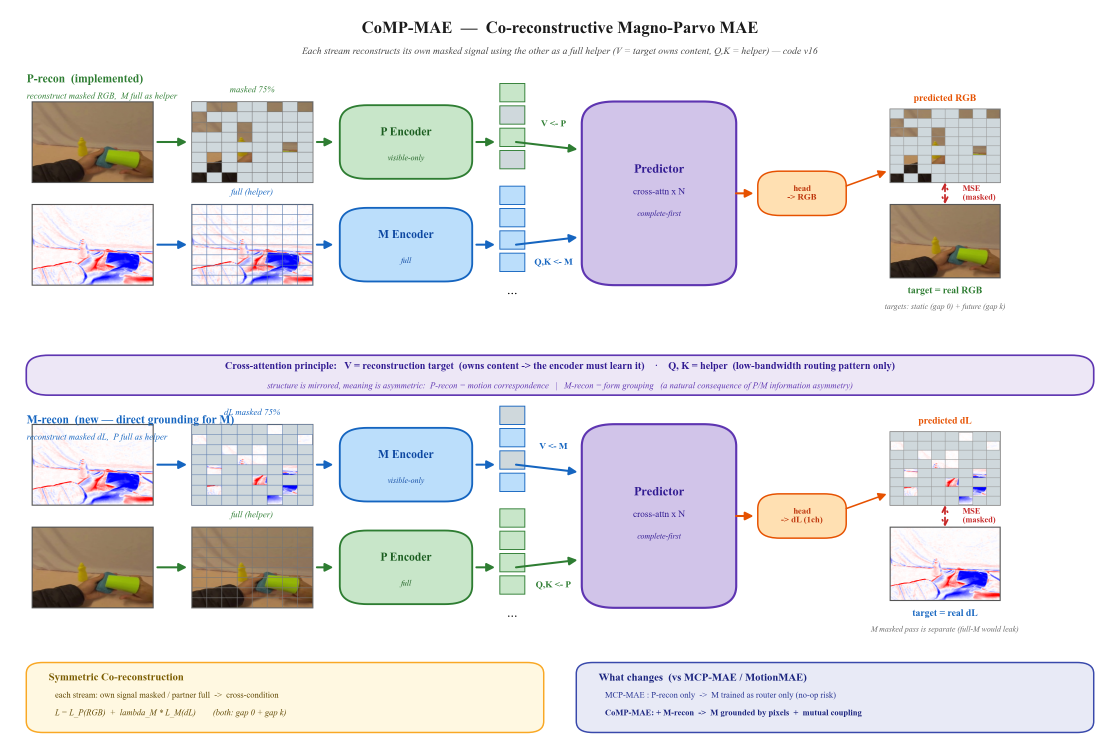
#> input picture paper_artifacts/architecture/comp_mae_fig.png, 3359 x 2260 px, given in place of epoch_030_pair.png, which was not available (shown at 1/3 size)
$ python make_ms_jepa_fig.py paper_artifacts/architecture/ms_jepa_fig.png
#> lines starting #> are read from the running program, lines starting #| are printed output that depends on the picture; pictures that were not available may be replaced by others from this repository, and a replacement may not be noted
### scripts/viz/arch_figs/_common.py
"""Shared helpers for architecture figures (MCP-MAE, MS-JEPA, ...).

Color convention, EgoDex frame extraction, and matplotlib drawing primitives
shared by the make_*_fig.py scripts in this directory.

Conventions (single source of truth — keep in sync with the mermaid companions):
  P / appearance / what  -> green
  M / motion / where     -> blue
  routing / predictor    -> purple
  head / output          -> orange
  teacher / EMA          -> teal   (MS-JEPA only)
  loss                   -> red ;  masked patch -> gray

Coordinate system: every figure draws on an axis with xlim/ylim = (0, 100).
Run scripts from the repo root so the default frame path resolves.
"""
import numpy as np
from PIL import Image
import matplotlib.pyplot as plt
from matplotlib.patches import FancyBboxPatch, Rectangle, FancyArrowPatch
from matplotlib.font_manager import FontProperties

# ---- color convention ---------------------------------------------------
C_P, C_P_FILL = "#2E7D32", "#c8e6c9"      # P / appearance / what
C_M, C_M_FILL = "#1565C0", "#bbdefb"      # M / motion / where
C_RT, C_RT_FILL = "#5E35B1", "#d1c4e9"    # routing / predictor
C_HD, C_HD_FILL = "#E65100", "#ffe0b2"    # head / output
C_TE, C_TE_FILL = "#00838f", "#b2ebf2"    # teacher / EMA (MS-JEPA)
C_LOSS = "#c62828"
C_GRAY = "#cfd8dc"
TXT = "#1a1a1a"
SERIF = FontProperties(family="Times New Roman")

NG = 8   # display patch grid (model is 14x14; coarse grid is schematic)

# default frame source: an EgoDex pair with clear, localized object motion
DEFAULT_PAIR_PNG = "paper_artifacts/recon_quality/msjepa_runB2_samples/epoch_030_pair.png"


def load_frame_pair(png=DEFAULT_PAIR_PNG, col_t=(228, 546), col_tk=(562, 880),
                    row=(492, 810), size=224):
    """Extract (frame_t, frame_t+k, dL) from a recon-sample contact sheet.

    Columns 1/2 of the sheet are GT frame_t / frame_t+k; `row` selects an
    EgoDex hand-manipulation example. dL = luminance(t+k) - luminance(t)
    (the M channel, matching preprocessing.compute_m_channel no-Sobel).
    """
#> called with col_t = (228, 546), col_tk = (562, 880), row = (492, 810), size = 224
    src = Image.open(png).convert("RGB")
    ft = np.asarray(src.crop((col_t[0], row[0], col_t[1], row[1])).resize((size, size))).astype(float) / 255.0
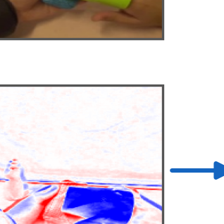
#> ft: shape (224, 224, 3) float64; mean R, G, B 0.863, 0.825, 0.859
    ftk = np.asarray(src.crop((col_tk[0], row[0], col_tk[1], row[1])).resize((size, size))).astype(float) / 255.0
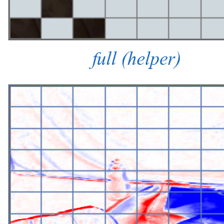
#> ftk: shape (224, 224, 3) float64; mean R, G, B 0.851, 0.834, 0.887
    lum = lambda x: 0.299 * x[..., 0] + 0.587 * x[..., 1] + 0.114 * x[..., 2]
    return ft, ftk, lum(ftk) - lum(ft)


def random_mask(seed=7, ratio=0.75):
    """Boolean [NG, NG] mask (True = masked) for the schematic patch grid."""
    return np.random.default_rng(seed).random((NG, NG)) < ratio


def new_canvas(figsize=(16.5, 8.4), dpi=200):
    fig = plt.figure(figsize=figsize, dpi=dpi)
    ax = fig.add_axes([0, 0, 1, 1])
    ax.set_xlim(0, 100)
    ax.set_ylim(0, 100)
    ax.axis("off")
    return fig, ax


# ---- drawing primitives (stateless; take ax first) ----------------------
def text(ax, x, y, s, size=12, color=TXT, weight="normal", style="normal", ha="center", va="center"):
    ax.text(x, y, s, fontsize=size, color=color, fontweight=weight, fontstyle=style,
            ha=ha, va=va, fontproperties=SERIF, zorder=10)


def box(ax, x, y, w, h, fc, ec, lw=1.8, r=2.5, z=3):
    ax.add_patch(FancyBboxPatch((x, y), w, h, boxstyle=f"round,pad=0.02,rounding_size={r}",
                 fc=fc, ec=ec, lw=lw, zorder=z, mutation_aspect=1))


def arrow(ax, x0, y0, x1, y1, color=TXT, lw=2.2, ls="-", z=6, mut=18, style="-|>", conn=None):
    kw = dict(arrowstyle=style, mutation_scale=mut, color=color, lw=lw, ls=ls,
              zorder=z, shrinkA=0, shrinkB=0)
    if conn is not None:
        kw["connectionstyle"] = conn   # e.g. "arc3,rad=-0.3" for a curved (EMA) loop
    ax.add_patch(FancyArrowPatch((x0, y0), (x1, y1), **kw))


def imgbox(ax, img, x, y, w, h, ec="#555", cmap=None, vmin=None, vmax=None, z=4):
    ax.imshow(img, extent=(x, x + w, y, y + h), aspect="auto", zorder=z, cmap=cmap, vmin=vmin, vmax=vmax)
    ax.add_patch(Rectangle((x, y), w, h, fill=False, ec=ec, lw=1.2, zorder=z + 1))


def patch_grid(ax, x, y, w, h, masked=None, edge="#777", z=5):
    cw, ch = w / NG, h / NG
    for i in range(NG):
        for j in range(NG):
            if masked is not None and masked[i, j]:
                ax.add_patch(Rectangle((x + j * cw, y + (NG - 1 - i) * ch), cw, ch,
                             fc=C_GRAY, ec=edge, lw=0.5, zorder=z))
            else:
                ax.add_patch(Rectangle((x + j * cw, y + (NG - 1 - i) * ch), cw, ch,
                             fill=False, ec=edge, lw=0.5, zorder=z))


def token_col(ax, x, ytop, n, fill, edge, masked_idx=(), w=2.3, gap=0.55, z=5):
    """A vertical stack of n token squares (some grayed by masked_idx) + a '...' tail."""
    th = 2.5
    for k in range(n):
        yy = ytop - k * (th + gap)
        fc = C_GRAY if k in masked_idx else fill
        ax.add_patch(Rectangle((x, yy), w, th, fc=fc, ec=edge, lw=1.0, zorder=z))
    ax.text(x + w / 2, ytop - n * (th + gap) + 0.4, "...", ha="center", va="center",
            fontsize=15, fontproperties=SERIF, zorder=z)
    return x + w / 2

### scripts/viz/arch_figs/make_ms_jepa_fig.py
"""MS-JEPA (Motion-Scaffolded JEPA) main figure  —  the predecessor of MCP-MAE.

Same SiamMAE-style two-stream layout as make_mcp_mae_fig.py, but MS-JEPA keeps the
V-JEPA latent-prediction objective (the part MCP-MAE later removed):

  TOP row     P stream (student): frame_t -> mask 75% -> P Encoder -> P tokens
                                  -> interpreter_1 -> recon_head -> pixels  (L_t / L_tk, MAE grounding)
  MIDDLE      scaffold: P tokens (V) + M tokens (Q,K) -> Predictor (p_motion_decoder, routing)
                        -> predicted LATENT  vs  EMA Teacher-P latent of frame_t+k  =>  L_pred
  BOTTOM row  M stream: dL(t,t+k) -> M Encoder -> M tokens (Q,K)

Key difference vs MCP-MAE: target is the EMA-teacher LATENT (self-referential) -> constant-collapse
risk -> needs target-LayerNorm (+ variance reg). MCP-MAE swaps this for a real-pixel target.

Code: src/models/two_stream_v15.py (_forward_pair / _vjepa_p_masked / _mae_one_frame, Run B-2),
      common/blocks.py (MotionRoutingBlock). Run B-2 here: lambda_m_jepa=0, lambda_var=0.

Run from repo root:
    python3 scripts/viz/arch_figs/make_ms_jepa_fig.py paper_artifacts/architecture/ms_jepa_fig.png
"""
import sys
import matplotlib
matplotlib.use("Agg")
import _common as C

OUT = sys.argv[1] if len(sys.argv) > 1 else "/tmp/ms_jepa_fig.png"

ft, ftk, dL = C.load_frame_pair()
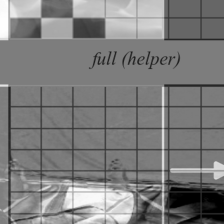
#> dL: shape (224, 224) float64; min -0.886, max 0.921, mean 0.00511; drawn with min black and max white
mask = C.random_mask(seed=7, ratio=0.75)
fig, ax = C.new_canvas(figsize=(16.5, 9.4))

def text(*a, **k): C.text(ax, *a, **k)
def box(*a, **k): C.box(ax, *a, **k)
def arrow(*a, **k): C.arrow(ax, *a, **k)
def imgbox(*a, **k): C.imgbox(ax, *a, **k)
def patch_grid(*a, **k): C.patch_grid(ax, *a, **k)
def token_col(*a, **k): return C.token_col(ax, *a, **k)

C_P, C_P_FILL = C.C_P, C.C_P_FILL
C_M, C_M_FILL = C.C_M, C.C_M_FILL
C_RT, C_RT_FILL = C.C_RT, C.C_RT_FILL
C_HD, C_HD_FILL = C.C_HD, C.C_HD_FILL
C_TE, C_TE_FILL = C.C_TE, C.C_TE_FILL
C_LOSS = C.C_LOSS

# ============== TOP ROW: P stream + MAE recon grounding ==================
yP, S = 83, 10
text(1.5, yP + S / 2 + 4.0, "P stream (student)  —  appearance,  + pixel-MAE grounding", size=12.5, color=C_P, weight="bold", ha="left")
text(7.2, yP + S / 2 + 1.4, "frame  t", size=12, color=C_P, weight="bold")
imgbox(ft, 1.5, yP - S / 2, S, S)
arrow(12.0, yP, 13.4, yP, color=C_P)
imgbox(ft, 13.6, yP - S / 2, S, S, z=4)
patch_grid(13.6, yP - S / 2, S, S, masked=mask)
text(18.6, yP + S / 2 + 1.4, "mask 75%", size=10.5, color=C_P)
arrow(24.0, yP, 25.4, yP, color=C_P)
box(25.6, yP - 6.5, 10.5, 13, C_P_FILL, C_P, lw=2.0)
text(30.85, yP + 1.6, "P Encoder", size=13, weight="bold", color="#1B5E20")
text(30.85, yP - 1.8, "ViT-S/B · d12", size=9.5, color="#1B5E20")
text(30.85, yP - 4.2, "visible-only", size=9, style="italic", color="#1B5E20")
arrow(36.4, yP, 37.8, yP, color=C_P)
token_col(38.1, yP + 5, 5, C_P_FILL, C_P, masked_idx=(1, 3))
# recon head branch (pixel grounding)
arrow(41.0, yP, 43.2, yP, color=C_HD)
box(43.4, yP - 3, 13, 6, C_HD_FILL, C_HD, lw=1.6, r=2)
text(49.9, yP, "interpreter_1\n-> recon_head", size=9.5, color="#bf360c", weight="bold")
arrow(56.6, yP, 58.4, yP, color=C_HD)
imgbox(ft, 58.7, yP - S / 2, S, S, z=4)
patch_grid(58.7, yP - S / 2, S, S, masked=mask, edge="#999")
text(63.7, yP + S / 2 + 1.4, "predicted pixels", size=10, color=C_HD, weight="bold")
text(76.5, yP + 1.6, "L_t , L_tk  =  MSE( . , frame t / t+k )", size=10.5, color=C_HD, weight="bold", ha="left")
text(76.5, yP - 1.6, "pixel grounding  (masked positions)", size=9.5, style="italic", color="#bf360c", ha="left")

# ============== MIDDLE: scaffold (V-JEPA latent prediction) ==============
PX, PY, PW, PH = 51, 42, 15, 15
box(PX, PY, PW, PH, C_RT_FILL, C_RT, lw=2.4, r=3)
text(PX + PW / 2, PY + PH - 3.0, "Predictor", size=14.5, weight="bold", color="#311B92")
text(PX + PW / 2, PY + PH - 6.2, "p_motion_decoder", size=9.5, style="italic", color="#311B92")
text(PX + PW / 2, PY + PH / 2 - 0.6, "cross-attn x N", size=10.5, color="#311B92")
text(PX + PW / 2, PY + 2.8, "+ mask tokens", size=9.2, style="italic", color="#311B92")
# V <- P (from P tokens above), Q,K <- M (from M tokens below)
arrow(40.0, yP - 6.5, PX + 4.5, PY + PH - 0.6, color=C_P, lw=2.3)
text(40.6, 58.0, "V <- P  (what)", size=11, color=C_P, weight="bold", ha="left")

# predicted latent (predictor output) — left
arrow(PX + PW, PY + PH / 2, 68.5, PY + PH / 2, color=C_RT)
box(68.5, 47.0, 10.0, 5.0, "#ede7f6", C_RT, lw=1.8, r=1.5)
text(73.5, 49.5, "predicted latent  z_hat", size=9.4, color="#311B92", weight="bold")

# teacher target latent — right of z_hat
box(84.0, 47.0, 10.0, 5.0, C_TE_FILL, C_TE, lw=1.8, r=1.5)
text(89.0, 49.5, "target latent  z", size=9.4, color="#006064", weight="bold")
# L_pred between z_hat and z (latent space)
C.arrow(ax, 78.7, 49.5, 83.8, 49.5, color=C_LOSS, lw=2.0, ls=(0, (4, 2)), style="<->", mut=14)
text(81.3, 53.0, "L_pred", size=10.5, color=C_LOSS, weight="bold")
text(81.3, 44.3, "smooth-L1\n(LATENT, masked)", size=8.6, style="italic", color=C_LOSS)

# teacher encoder (top-right, EMA) + frame_t+k
box(82.0, 56.0, 14.0, 9.0, C_TE_FILL, C_TE, lw=2.0)
text(89.0, 61.6, "Teacher P Encoder", size=10.5, weight="bold", color="#006064")
text(89.0, 58.0, "(EMA . stop-grad)", size=8.8, style="italic", color="#006064")
imgbox(ftk, 84.5, 67.0, 8.0, 8.0, z=4)
text(89.0, 76.4, "frame t+k", size=9.5, color=C_TE, weight="bold")
arrow(88.5, 66.8, 88.7, 65.2, color=C_TE, lw=2.0)        # frame_t+k -> teacher
arrow(89.0, 56.0, 89.0, 52.2, color=C_TE, lw=2.0)        # teacher -> target latent z
# EMA loop: student P Encoder -> Teacher P Encoder (curved through the upper band)
C.arrow(ax, 36.3, yP - 3, 82.0, 61.0, color="#00838f", lw=1.8, ls=(0, (5, 3)),
        style="-|>", mut=14, conn="arc3,rad=-0.16")
text(50.0, 71.0, "EMA update  (momentum 0.996)", size=10, color="#00838f", style="italic", weight="bold", ha="left")

# ============== BOTTOM ROW: M stream ====================================
yM = 19
text(1.5, yM + S / 2 + 3.6, "M stream  —  motion (WHERE),  routes the predictor", size=12.5, color=C_M, weight="bold", ha="left")
imgbox(ft, 1.5, yM - S / 2 + 1.2, S * 0.6, S * 0.6, z=4)
imgbox(ftk, 1.5 + S * 0.62, yM - S / 2 - 1.2, S * 0.6, S * 0.6, z=5)
text(6.4, yM + S / 2 + 1.2, "frame t & t+k", size=9.5, color=C_M)
arrow(12.0, yM, 13.4, yM, color=C_M)
imgbox(dL, 13.6, yM - S / 2, S, S, cmap="bwr", vmin=-0.22, vmax=0.22, z=4)
patch_grid(13.6, yM - S / 2, S, S, edge="#5c7cae")
text(18.6, yM + S / 2 + 1.2, "M = dL (1ch)", size=10, color=C_M)
text(18.6, yM - S / 2 - 1.8, "L(t+k) - L(t)", size=9.5, style="italic", color=C_M)
arrow(24.0, yM, 25.4, yM, color=C_M)
box(25.6, yM - 5, 10.5, 10, C_M_FILL, C_M, lw=2.0)
text(30.85, yM + 1.2, "M Encoder", size=12.5, weight="bold", color="#0D47A1")
text(30.85, yM - 2.0, "lightweight", size=9, style="italic", color="#0D47A1")
arrow(36.4, yM, 37.8, yM, color=C_M)
token_col(38.1, yM + 4, 4, C_M_FILL, C_M)
arrow(40.0, yM + 2.0, PX + 4.5, PY + 0.6, color=C_M, lw=2.3)
text(40.6, 30.5, "Q, K <- M  (where)", size=11, color=C_M, weight="bold", ha="left")

# ============== bottom explanation boxes =================================
b1x, b1y, b1w, b1h = 2, 1.0, 45.5, 11.5
box(b1x, b1y, b1w, b1h, "#fff8e1", "#f9a825", lw=1.6, r=1.5)
text(b1x + 2, b1y + 9.1, "Objective (Run B-2)", size=11.5, weight="bold", color="#7a5c00", ha="left")
text(b1x + 2.6, b1y + 6.7, "L = (L_t + L_tk)  +  lambda_pred * L_pred", size=10, color="#5d4500", ha="left")
text(b1x + 2.6, b1y + 4.3, "L_t / L_tk : pixel MAE grounding (interpreter_1)", size=9.6, color="#5d4500", ha="left")
text(b1x + 2.6, b1y + 1.7, "L_pred : M-routed LATENT prediction = scaffold (M->P grad)", size=9.6, style="italic", color="#5d4500", ha="left")

b2x, b2y, b2w, b2h = 52, 1.0, 46, 11.5
box(b2x, b2y, b2w, b2h, "#e0f2f1", "#00838f", lw=1.6, r=1.5)
text(b2x + 2, b2y + 9.1, "vs MCP-MAE  —  why it was replaced", size=11.5, weight="bold", color="#004d40", ha="left")
text(b2x + 2.6, b2y + 6.7, "target = EMA-teacher LATENT (self-referential)", size=9.6, color="#00695c", ha="left")
text(b2x + 2.6, b2y + 4.3, "   -> constant-collapse risk -> needs target-LN (+ var reg)", size=9.6, color="#00695c", ha="left")
text(b2x + 2.6, b2y + 1.7, "MCP-MAE: latent target -> REAL pixels => collapse impossible", size=9.6, weight="bold", color="#004d40", ha="left")

# ============== title ====================================================
text(50, 97.5, "MS-JEPA  —  Motion-Scaffolded JEPA   (predecessor of MCP-MAE)", size=17.5, weight="bold")
text(50, 93.6, "M routes 'where' (Q,K) onto P's 'what' (V) to predict the future in LATENT space (EMA teacher target)",
     size=10.5, style="italic", color="#444")

fig.savefig(OUT, bbox_inches="tight", facecolor="white", pad_inches=0.15)
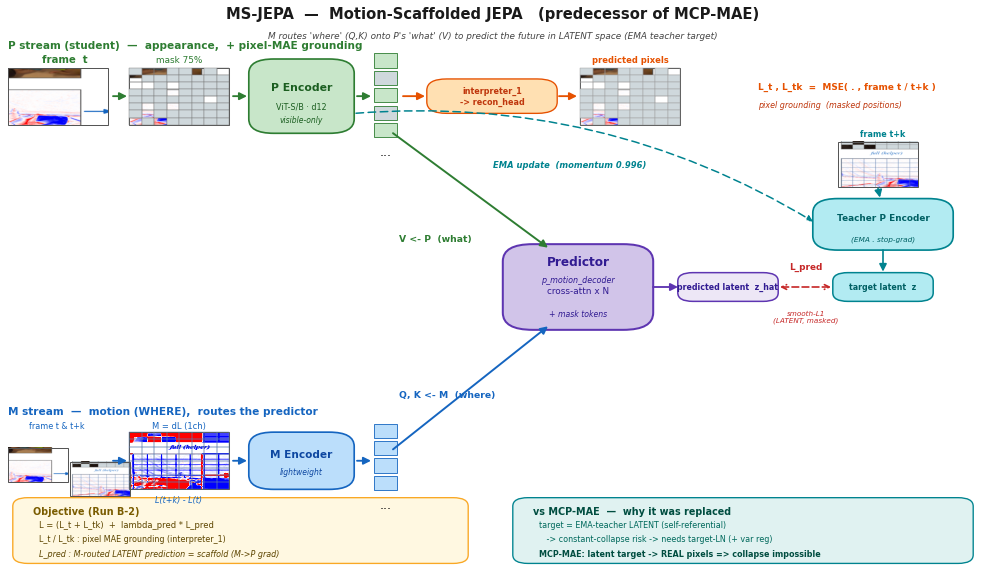
#> figure drawn by matplotlib, 1 panel
print("saved", OUT)

$ run again, on paper_artifacts/architecture/mcp_mae_fig.png
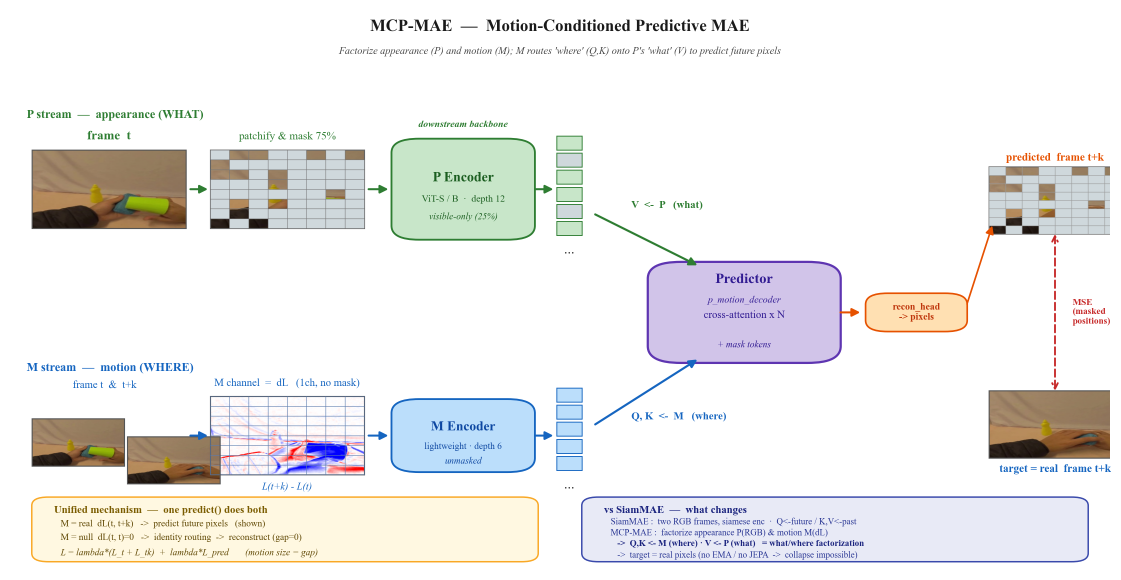
#> input picture paper_artifacts/architecture/mcp_mae_fig.png, 3362 x 1740 px, given in place of epoch_030_pair.png, which was not available (shown at 1/3 size)
#> `ft, ftk, dL = C.load_frame_pair()`:
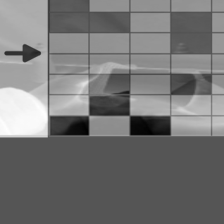
#> dL: shape (224, 224) float64; min -0.477, max 0.946, mean 0.18; drawn with min black and max white
#> `fig.savefig(OUT, bbox_inches="tight", facecolor="white", pad_inches=0...`:
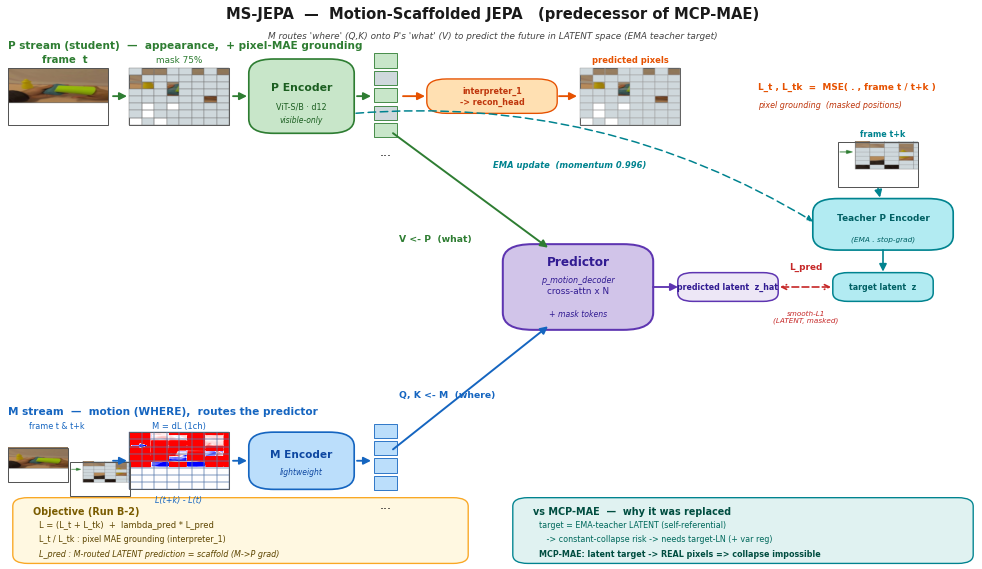
#> figure drawn by matplotlib, 1 panel
